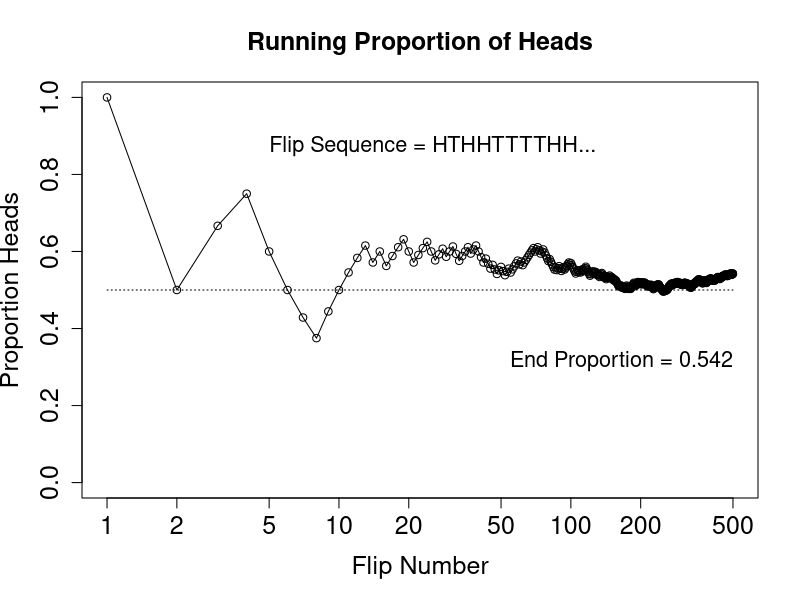

The R script that drew this image:
# Goal: Toss a coin N times and compute the running proportion of heads.
N = 500 # Specify the total number of flips, denoted N.
# Generate a random sample of N flips for a fair coin (heads=1, tails=0);
# the function "sample" is part of R:
#set.seed(47405) # Uncomment to set the "seed" for the random number generator.
flipsequence = sample(x = c(0, 1), prob = c(.5, .5), size = N, replace = TRUE)
# Compute the running proportion of heads:
r = cumsum(flipsequence) # The function "cumsum" is built in to R.
n = 1:N # n is a vector.
runprop = r / n # component by component division.
# Graph the running proportion:
# To learn about the parameters of the plot function,
# type help('par') at the R command prompt.
# Note that "c" is a function in R.
plot(
  n,
  runprop,
  type = "o",
  log = "x",
  xlim = c(1, N),
  ylim = c(0.0, 1.0),
  cex.axis = 1.5,
  xlab = "Flip Number",
  ylab = "Proportion Heads",
  cex.lab = 1.5,
  main = "Running Proportion of Heads",
  cex.main = 1.5
)
# Plot a dotted horizontal line at y=.5, just as a reference line:
lines(c(1, N), c(.5, .5), lty = 3)
# Display the beginning of the flip sequence. These string and character
# manipulations may seem mysterious, but you can de-mystify by unpacking
# the commands starting with the innermost parentheses or brackets and
# moving to the outermost.
flipletters = paste(c("T", "H")[flipsequence[1:10] + 1], collapse = "")
displaystring = paste("Flip Sequence = ", flipletters, "...", sep = "")
text(5, .9, displaystring, adj = c(0, 1), cex = 1.3)
# Display the relative frequency at the end of the sequence.
text(N, .3, paste("End Proportion =", runprop[N]), adj = c(1, 0), cex = 1.3)
# To save graphs, please see update at
# http://doingbayesiandataanalysis.blogspot.com/2013/01/uniform-r-code-for-opening-saving.html
